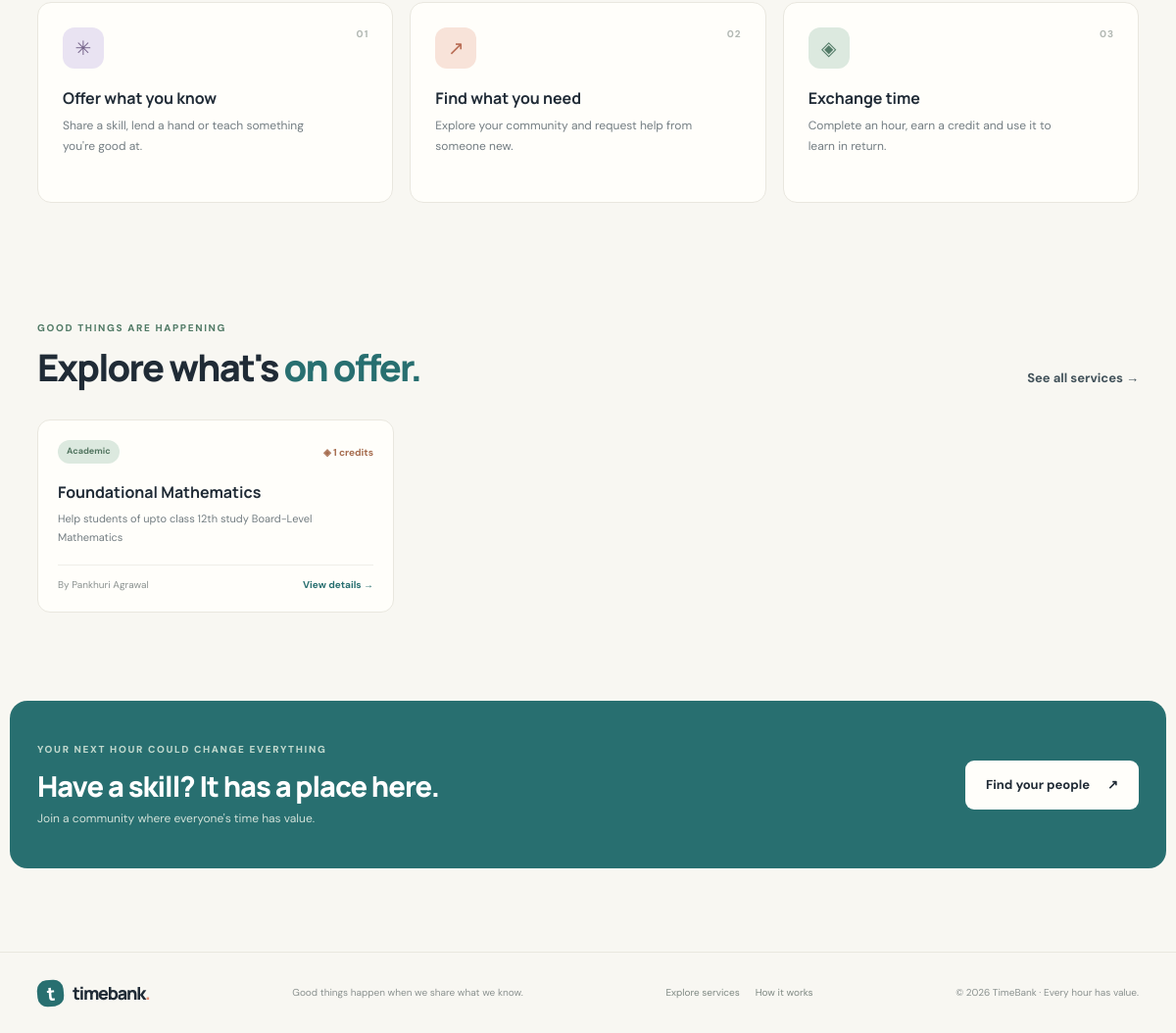
/ (lower part), run on an earlier commit of the app's database.
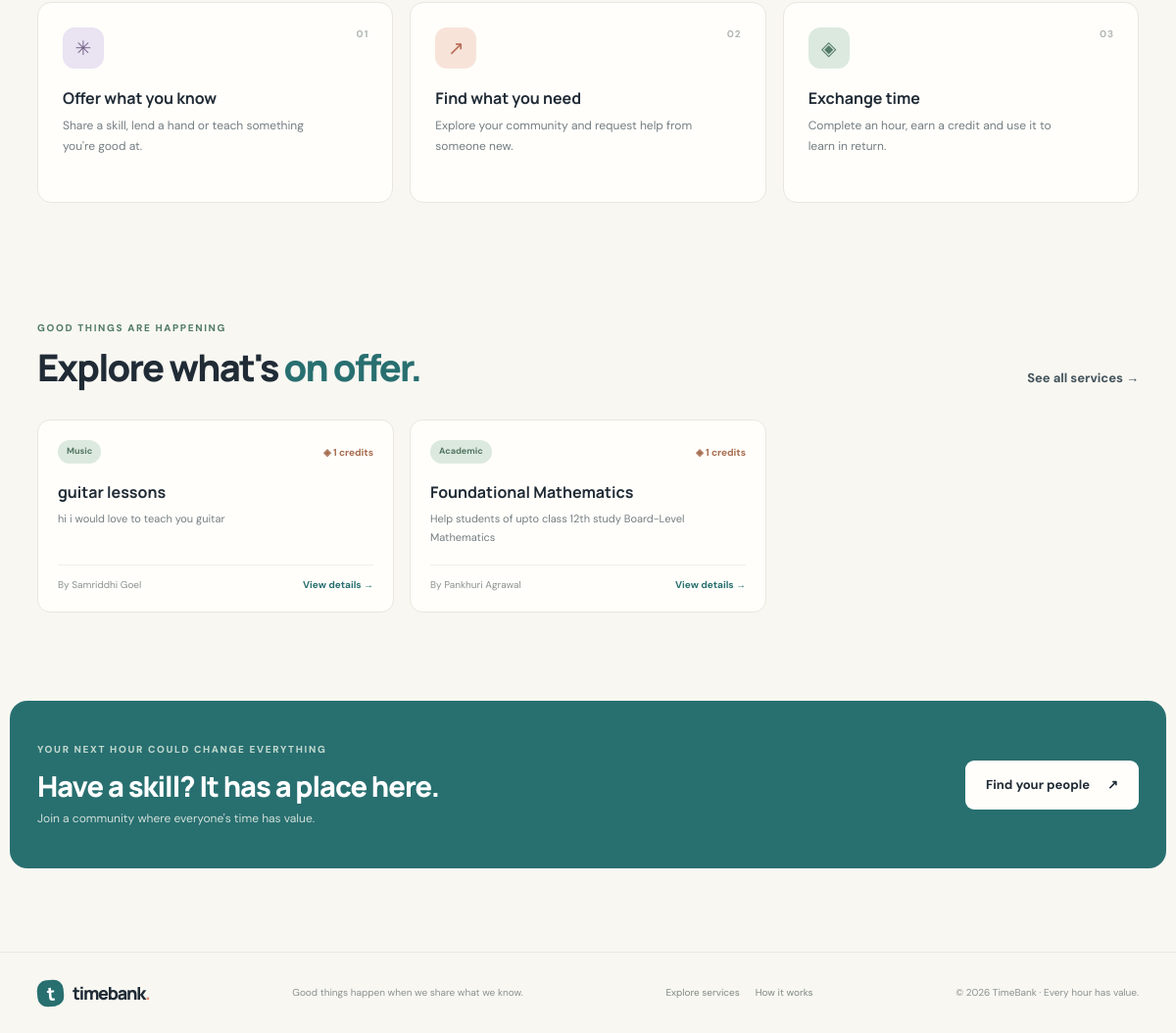
And on a later commit of the database.
### models.py (models this page shows)
class Service(db.Model):
    id = db.Column(db.Integer, primary_key=True)
    title = db.Column(db.String(100), nullable=False)
    category = db.Column(db.String(40), nullable=False)
    description = db.Column(db.Text, nullable=False)
    duration_hours = db.Column(db.Integer, nullable=False, default=1)
    is_active = db.Column(db.Boolean, nullable=False, default=True)
    created_at = db.Column(db.DateTime, default=datetime.utcnow)
    owner_id = db.Column(db.Integer, db.ForeignKey("user.id"), nullable=False)

class User(UserMixin, db.Model):
    id = db.Column(db.Integer, primary_key=True)
    name = db.Column(db.String(80), nullable=False)
    email = db.Column(db.String(120), unique=True, nullable=False, index=True)
    password_hash = db.Column(db.String(255), nullable=False)
    location = db.Column(db.String(120))
    bio = db.Column(db.String(300))
    credits = db.Column(db.Integer, nullable=False, default=3)
    created_at = db.Column(db.DateTime, default=datetime.utcnow)
    services = db.relationship(
        "Service", backref="owner", lazy=True, cascade="all, delete-orphan"
    )

### app.py (the view)
@app.route("/")
def index():
    featured_services = (
        Service.query.filter_by(is_active=True)
        .order_by(Service.created_at.desc()).limit(6).all()
    )
    return render_template("index.html", featured_services=featured_services)

### templates/index.html (shortened to what this page needs)
{% extends "base.html" %}
{% block content %}
<section class="how-section section-shell" id="how-it-works"><div class="section-heading"><div><div class="eyebrow">SIMPLE BY DESIGN</div><h2>Give a little. <span>Get a lot.</span></h2></div><p>No complicated points system. Just people helping people, one hour at a time.</p></div><div class="steps-grid"><article class="step-card"><span class="step-number">01</span><div class="step-icon icon-lilac">✳</div><h3>Offer what you know</h3><p>Share a skill, lend a hand or teach something you're good at.</p></article><article class="step-card"><span class="step-number">02</span><div class="step-icon icon-peach">↗</div><h3>Find what you need</h3><p>Explore your community and request help from someone new.</p></article><article class="step-card"><span class="step-number">03</span><div class="step-icon icon-mint">◈</div><h3>Exchange time</h3><p>Complete an hour, earn a credit and use it to learn in return.</p></article></div></section>
<section class="featured-section section-shell"><div class="section-heading"><div><div class="eyebrow">GOOD THINGS ARE HAPPENING</div><h2>Explore what's <span>on offer.</span></h2></div><a class="text-link" href="{{ url_for('explore') }}">See all services →</a></div>
{% if featured_services %}<div class="service-grid">{% for service in featured_services %}<article class="service-card"><div class="service-card-top"><span class="category-tag">{{ service.category }}</span><span class="service-credit">◈ {{ service.duration_hours }} credits</span></div><h3>{{ service.title }}</h3><p>{{ service.description|truncate(105) }}</p><div class="service-card-bottom"><span>By {{ service.owner.name }}</span><a href="{{ url_for('service_detail', service_id=service.id) }}">View details →</a></div></article>{% endfor %}</div>
{% endif %}</section>
<section class="bottom-cta section-shell"><div><div class="eyebrow eyebrow-light">YOUR NEXT HOUR COULD CHANGE EVERYTHING</div><h2>Have a skill? It has a place here.</h2><p>Join a community where everyone's time has value.</p></div><a class="button button-light" href="{{ url_for('signup') }}">Find your people <span>↗</span></a></section>
{% endblock %}

What changed in the data, as far as the page shows it:
added Service: category "Music", duration_hours "1", title "guitar lessons", description "hi i would love to teach you guitar", owner.name "Samriddhi Goel"
